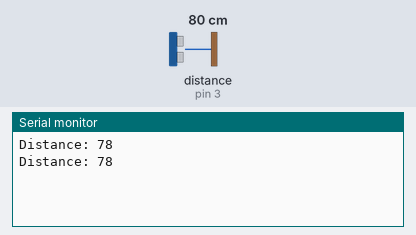
Bench run of a sketch on a simulated Arduino Uno, built with avr-gcc and run on an emulated ATmega328P. Parts: the last lines printed to the serial monitor. Wiring (inferred from the names in the program): ultrasonic range finder: trigger pin 2; echo pin 3. The test bench sets the inputs (shaded band); at power-on: distance to the obstacle (sensor on pin 3) 80 cm. The echo pulse lasts 58.3 µs per cm.

Above: at 1.8 s.
1.9 s: distance to the obstacle (sensor on pin 3) set to 2 cm
At 2.8 s:
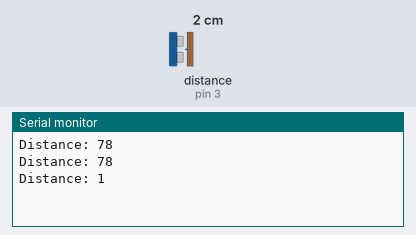
3.4 s: distance to the obstacle (sensor on pin 3) set to 4 cm
At 4.8 s:
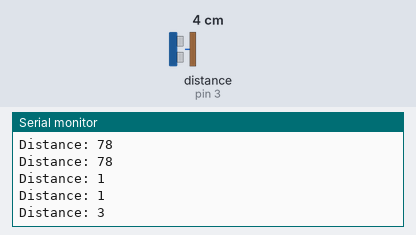
Timing chart, 0 to 6.4 s (numbered marks = the images above; inputs shaded):
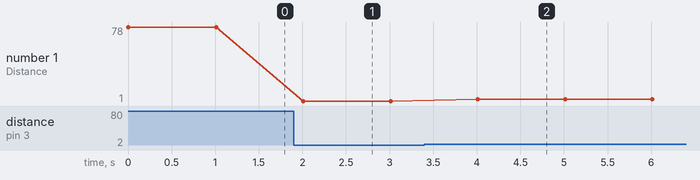

Measured:
- after the input at 1.9 s, the serial monitor: prints a new line after 0.11 s (image 1)
- after the input at 3.4 s, the serial monitor: prints a new line after 0.61 s (image 2)
- plotted number 1: 78 → 1 after the input at 1.9 s, 1 → 3 after the input at 3.4 s

The sketch:

UltraSonic_Sensor.ino
```cpp
const int trigPin=2;
const int echoPin=3;
long duration;
int distance;

void setup()
{
Serial.begin(9600);
pinMode(trigPin, OUTPUT);
pinMode(echoPin, INPUT);
}


void loop() {
// Clears the trigPin
digitalWrite(trigPin, LOW);
delayMicroseconds (2);
// Sets the trigPin on HIGH state for 10 micro seconds
digitalWrite(trigPin, HIGH);
delayMicroseconds (10);
digitalWrite(trigPin, LOW);
duration = pulseIn(echoPin, HIGH);
distance= duration*0.034/2;
Serial.print("Distance: ");
Serial.println (distance);
delay(1000);
}
```
